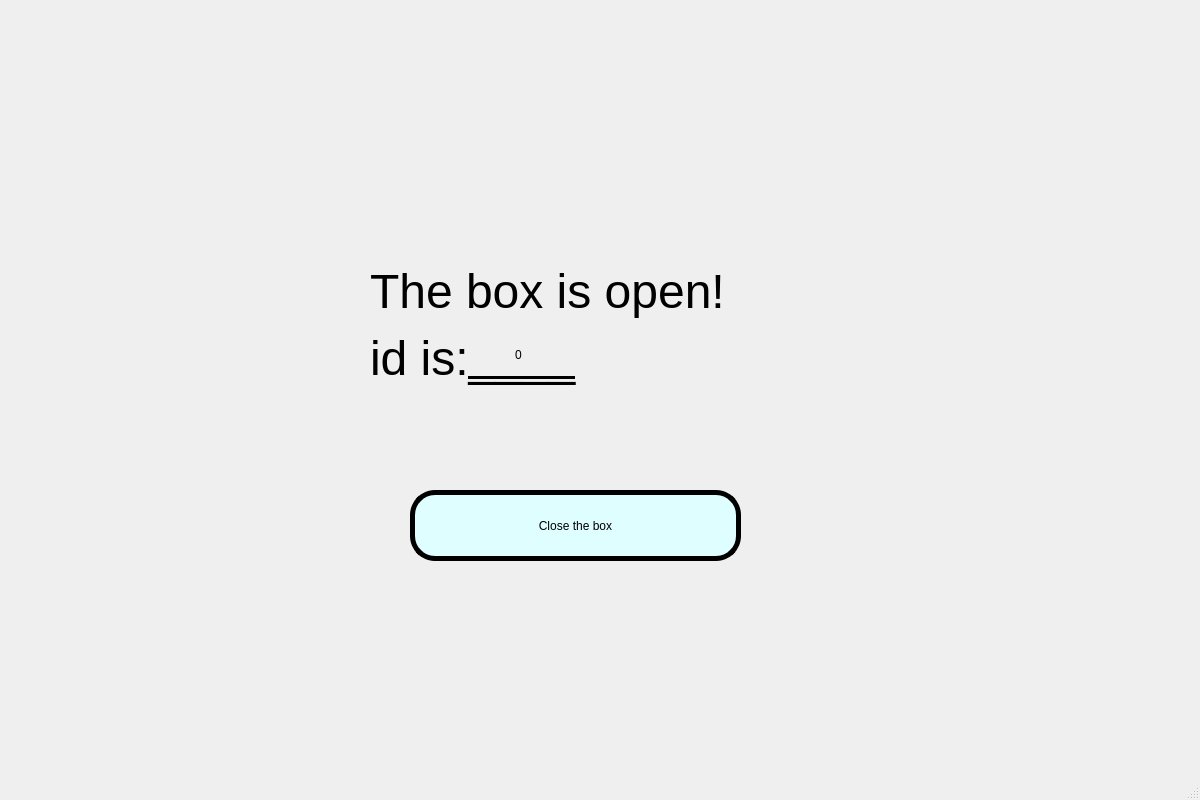
<?xml version="1.0" encoding="UTF-8"?>
<ui version="4.0">
 <class>put_win_three</class>
 <widget class="QMainWindow" name="put_win_three">
  <property name="geometry">
   <rect>
    <x>0</x>
    <y>0</y>
    <width>1200</width>
    <height>800</height>
   </rect>
  </property>
  <property name="windowTitle">
   <string>MainWindow</string>
  </property>
  <property name="styleSheet">
   <string notr="true">QWidget#centralwidget {
border-image: url(:/register/背景1.jpg)
}
</string>
  </property>
  <widget class="QWidget" name="centralwidget">
   <widget class="QPushButton" name="pushButton">
    <property name="geometry">
     <rect>
      <x>410</x>
      <y>490</y>
      <width>331</width>
      <height>71</height>
     </rect>
    </property>
    <property name="styleSheet">
     <string notr="true">QPushButton{
   border-radius: 25px;
   background-color:rgb(222, 254, 255);
   border:5px solid rgb(0, 0, 0);
   font: 30pt &quot;Baskerville Old Face&quot;;
}</string>
    </property>
    <property name="text">
     <string>Close the box</string>
    </property>
   </widget>
   <widget class="QLabel" name="id_lab">
    <property name="geometry">
     <rect>
      <x>515</x>
      <y>330</y>
      <width>71</width>
      <height>51</height>
     </rect>
    </property>
    <property name="styleSheet">
     <string notr="true">font: 36pt &quot;Baskerville Old Face&quot;;</string>
    </property>
    <property name="text">
     <string>&lt;html&gt;&lt;head/&gt;&lt;body&gt;&lt;p&gt;0&lt;/p&gt;&lt;/body&gt;&lt;/html&gt;</string>
    </property>
   </widget>
   <widget class="QLabel" name="label">
    <property name="geometry">
     <rect>
      <x>370</x>
      <y>165</y>
      <width>500</width>
      <height>320</height>
     </rect>
    </property>
    <property name="styleSheet">
     <string notr="true">font: 40pt &quot;Baskerville Old Face&quot;;</string>
    </property>
    <property name="text">
     <string>&lt;html&gt;&lt;head/&gt;&lt;body&gt;&lt;p&gt;&lt;span style=&quot; font-size:36pt;&quot;&gt;The box is open!&lt;/span&gt;&lt;/p&gt;&lt;p&gt;&lt;span style=&quot; font-size:36pt;&quot;&gt;id is:&lt;/span&gt;&lt;span style=&quot; font-size:36pt; text-decoration: underline;&quot;&gt;____&lt;/span&gt;&lt;/p&gt;&lt;/body&gt;&lt;/html&gt;</string>
    </property>
   </widget>
  </widget>
  <widget class="QMenuBar" name="menubar">
   <property name="geometry">
    <rect>
     <x>0</x>
     <y>0</y>
     <width>1200</width>
     <height>26</height>
    </rect>
   </property>
  </widget>
  <widget class="QStatusBar" name="statusbar"/>
 </widget>
 <resources>
  <include location="images.qrc"/>
 </resources>
 <connections>
  <connection>
   <sender>pushButton</sender>
   <signal>clicked()</signal>
   <receiver>put_win_three</receiver>
   <slot>turn_put_win4()</slot>
   <hints>
    <hint type="sourcelabel">
     <x>283</x>
     <y>253</y>
    </hint>
    <hint type="destinationlabel">
     <x>144</x>
     <y>279</y>
    </hint>
   </hints>
  </connection>
 </connections>
 <slots>
  <slot>turn_put_win4()</slot>
 </slots>
</ui>
